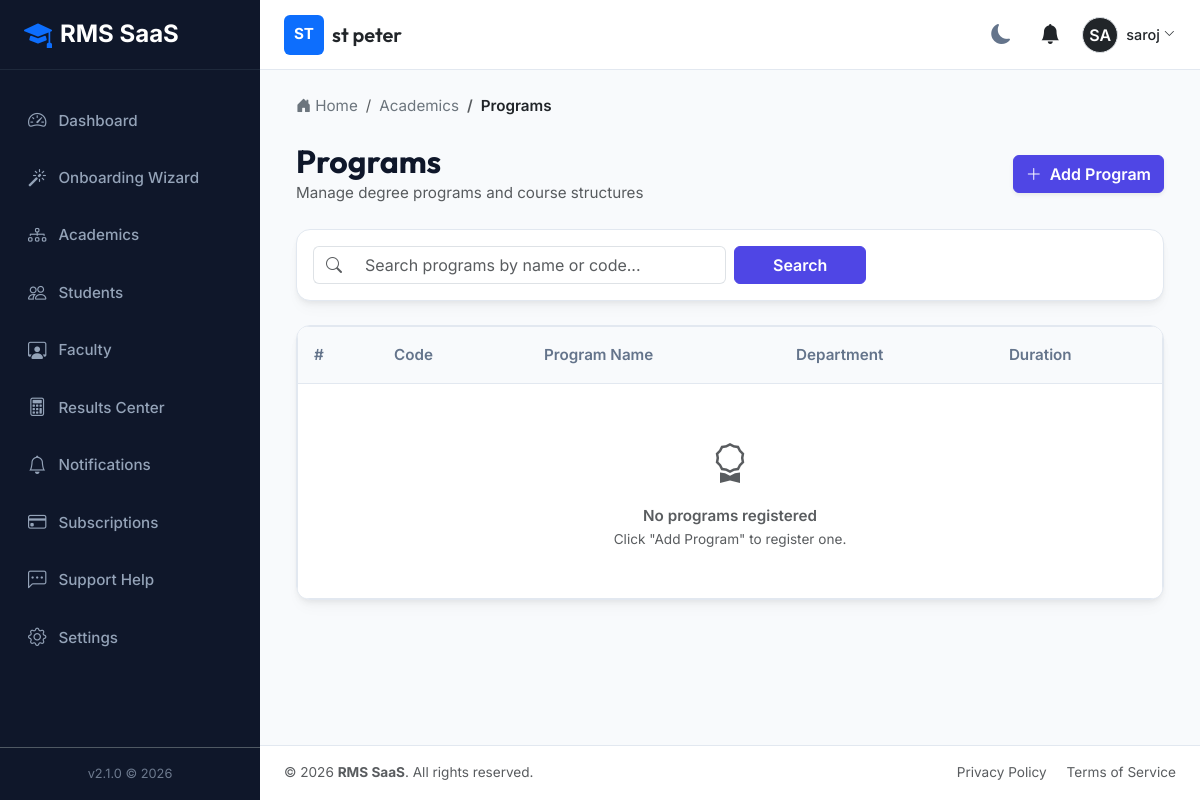
Page /academic/programs/ (signed in) on the committed database.
### tenants/models.py (models this page shows, shortened)
class Institution(models.Model):
    name = models.CharField(max_length=255)
    slug = models.SlugField(max_length=255, unique=True)
    contact_email = models.EmailField()
    contact_phone = models.CharField(max_length=20, blank=True, null=True)
    address = models.TextField(blank=True, null=True)
    logo = models.ImageField(upload_to='institution_logos/', blank=True, null=True)
    is_active = models.BooleanField(default=True)
    created_at = models.DateTimeField(auto_now_add=True)
    updated_at = models.DateTimeField(auto_now=True)

### accounts/models.py (models this page shows, shortened)
class User(AbstractUser):
    class Role(models.TextChoices):
        SUPER_ADMIN = 'SUPER_ADMIN', 'Super Admin'
        INSTITUTION_OWNER = 'INSTITUTION_OWNER', 'Institution Owner'
        INSTITUTION_ADMIN = 'INSTITUTION_ADMIN', 'Institution Admin'
        EXAM_CONTROLLER = 'EXAM_CONTROLLER', 'Examination Controller'
        HOD = 'HOD', 'Head of Department'
        FACULTY = 'FACULTY', 'Faculty'
        STUDENT = 'STUDENT', 'Student'
    role = models.CharField(max_length=30, choices=Role.choices, default=Role.STUDENT)
    institution = models.ForeignKey(
        'tenants.Institution',
        on_delete=models.SET_NULL,
        null=True,
        blank=True,
        related_name='users'
    )
    phone = models.CharField(max_length=20, blank=True, null=True)
    profile_picture = models.ImageField(upload_to='profile_pics/', blank=True, null=True)
    created_at = models.DateTimeField(auto_now_add=True)
    updated_at = models.DateTimeField(auto_now=True)
    @property
    def is_super_admin(self):
        return self.role == self.Role.SUPER_ADMIN or self.is_superuser
    @property
    def is_institution_admin(self):
        return self.role in [self.Role.INSTITUTION_OWNER, self.Role.INSTITUTION_ADMIN]

### academics/views.py (the view)
# urls.py: path('academic/programs/', views.program_list, name='program_list'),
@login_required
def program_list(request):
    inst = request.user.institution
    progs = Program.objects.filter(institution=inst).select_related('department')
    q = request.GET.get('q', '')
    if q:
        progs = progs.filter(name__icontains=q) | progs.filter(code__icontains=q)
    return render(request, 'academics/program_list.html', {
        'programs': progs,
        'q': q,
        'breadcrumbs': [{'name': 'Academics', 'url': '#'}, {'name': 'Programs', 'url': '#'}]
    })

### notifications/context_processors.py (called while the page is built)
def unread_notifications(request):
    if request.user.is_authenticated:
        unread_notifications = Notification.objects.filter(user=request.user, is_read=False).order_by('-created_at')
        return {
            'unread_notifications': unread_notifications,
            'unread_notifications_list': unread_notifications,
            'unread_notifications_count': unread_notifications.count()
        }
    return {}

### tenants/context_processors.py (called while the page is built)
def institution_context(request):
    context = {
        'current_institution': None,
        'institution_settings': None
    }
    if request.user.is_authenticated and not request.user.is_super_admin:
        if request.user.institution:
            context['current_institution'] = request.user.institution
            try:
                context['institution_settings'] = request.user.institution.settings
            except Exception:
                context['institution_settings'] = None
    return context

### templates/academics/program_list.html (shortened to what this page needs)
{% extends "base.html" %}
{% block content %}
<div class="d-flex justify-content-between align-items-center mb-4">
    <div>
        <h2 class="font-heading fw-bold m-0">Programs</h2>
        <p class="text-muted m-0">Manage degree programs and course structures</p>
    </div>
    {% if user.is_institution_admin %}
    <a href="{% url 'program_add' %}" class="btn btn-primary fw-semibold shadow-sm">
        <i class="bi bi-plus-lg me-1"></i> Add Program
    </a>
    {% endif %}
</div>
<div class="rms-card p-3 mb-4">
    <form method="GET" class="row g-2">
        <div class="col-md-6">
            <div class="input-group">
                <span class="input-group-text bg-transparent border-end-0"><i class="bi bi-search text-muted"></i></span>
                <input type="text" name="q" class="form-control border-start-0" placeholder="Search programs by name or code..." value="{{ q }}">
            </div>
        </div>
        <div class="col-md-2">
            <button type="submit" class="btn btn-primary w-100 fw-semibold">Search</button>
        </div>
    </form>
</div>
<div class="rms-card p-0 overflow-hidden">
    <div class="rms-table-responsive">
        <table class="table rms-table">
            <thead>
                <tr>
                    <th style="width: 80px;">#</th>
                    <th style="width: 150px;">Code</th>
                    <th>Program Name</th>
                    <th>Department</th>
                    <th>Duration</th>
                </tr>
            </thead>
            <tbody>
                {% for prog in programs %}
                <tr>
                    <td>{{ forloop.counter }}</td>
                    <td><span class="badge bg-secondary px-2.5 py-1.5 fs-7">{{ prog.code }}</span></td>
                    <td class="fw-medium">{{ prog.name }}</td>
                    <td>{{ prog.department.name }} ({{ prog.department.code }})</td>
                    <td>{{ prog.duration_years }} Years ({{ prog.duration_years|add:prog.duration_years }} Semesters)</td>
                </tr>
                {% empty %}
                <tr>
                    <td colspan="5" class="text-center py-5 text-muted">
                        <i class="bi bi-award fs-1 mb-2 d-block text-opacity-50"></i>
                        <p class="m-0 fw-semibold">No programs registered</p>
                        <p class="m-0 text-muted" style="font-size: 0.85rem;">Click "Add Program" to register one.</p>
                    </td>
                </tr>
                {% endfor %}
            </tbody>
        </table>
    </div>
</div>
{% endblock %}

### templates/partials/navbar.html (shortened to what this page needs)
<nav class="app-navbar no-print">
    <div class="d-flex align-items-center">
        {% if current_institution %}
            <div class="d-flex align-items-center">
                {% if current_institution.logo %}
                    <img src="{{ current_institution.logo.url }}" alt="{{ current_institution.name }} Logo" height="40" class="me-2 rounded">
                {% else %}
                    <div class="bg-primary text-white d-flex align-items-center justify-content-center rounded me-2" style="width: 40px; height: 40px; font-weight: bold;">
                        {{ current_institution.name|slice:":2"|upper }}
                    </div>
                {% endif %}
                <div>
                    <h5 class="m-0 text-dark font-heading">{{ current_institution.name }}</h5>
                </div>
            </div>
        {% else %}
            <h5 class="m-0 text-dark font-heading">RMS SaaS Platform</h5>
        {% endif %}
    </div>
    <div class="d-flex align-items-center gap-3">
        <button class="theme-toggle-btn" id="theme-toggle" title="Toggle Theme">
            <i class="bi bi-moon-fill"></i>
        </button>
        <div class="dropdown">
            <button class="btn btn-link position-relative text-dark p-1" type="button" id="notificationDropdown" data-bs-toggle="dropdown" aria-expanded="false">
                <i class="bi bi-bell-fill fs-5"></i>
            </button>
        </div>
        <div class="dropdown">
            <button class="btn btn-link d-flex align-items-center text-decoration-none p-0 text-dark" type="button" id="userProfileDropdown" data-bs-toggle="dropdown" aria-expanded="false">
                {% if user.profile_picture %}
                    <img src="{{ user.profile_picture.url }}" alt="{{ user.username }}" width="36" height="36" class="rounded-circle border">
                {% else %}
                    <div class="bg-dark text-white rounded-circle d-flex align-items-center justify-content-center border" style="width: 36px; height: 36px; font-weight: 600;">
                        {{ user.username|slice:":2"|upper }}
                    </div>
                {% endif %}
                <span class="ms-2 d-none d-md-inline" style="font-size: 0.9rem; font-weight: 500;">{{ user.get_full_name|default:user.username }}</span>
                <i class="bi bi-chevron-down ms-1" style="font-size: 0.7rem;"></i>
            </button>
        </div>
    </div>
</nav>

### static/css/styles.css (style rules this page uses)
:root { --bg-primary: #f8fafc; --bg-secondary: #ffffff; --text-primary: #0f172a; --text-secondary: #64748b; --border-color: #e2e8f0; --card-shadow: 0 4px 6px -1px rgba(0, 0, 0, 0.05), 0 2px 4px -1px rgba(0, 0, 0, 0.02), 0 10px 15px -3px rgba(0, 0, 0, 0.03); --sidebar-bg: #0f172a; --sidebar-text: #94a3b8; --sidebar-active-bg: #1e293b; --sidebar-active-text: #ffffff; --primary: #4f46e5; --primary-hover: #4338ca; --success: #10b981; --warning: #f59e0b; --danger: #ef4444; --info: #06b6d4; --font-heading: 'Outfit', sans-serif; --font-body: 'Inter', sans-serif; --radius-lg: 14px; --radius-md: 10px; --transition-fast: 0.2s ease; }
body { background-color: var(--bg-primary); color: var(--text-primary); font-family: var(--font-body); font-size: 0.95rem; line-height: 1.6; transition: background-color var(--transition-fast), color var(--transition-fast); }
h1, h2, h3, h4, h5, h6 { font-family: var(--font-heading); font-weight: 600; }
.app-navbar { background-color: var(--bg-secondary); border-bottom: 1px solid var(--border-color); height: 70px; padding: 0 1.5rem; display: flex; align-items: center; justify-content: space-between; }
.rms-card { background-color: var(--bg-secondary); border: 1px solid var(--border-color); border-radius: var(--radius-lg); box-shadow: var(--card-shadow); padding: 1.5rem; margin-bottom: 1.5rem; transition: transform var(--transition-fast), box-shadow var(--transition-fast); }
.rms-table-responsive { border: 1px solid var(--border-color); border-radius: var(--radius-md); background-color: var(--bg-secondary); overflow: hidden; }
.rms-table { margin: 0; }
.rms-table th { background-color: var(--bg-primary); color: var(--text-secondary); font-weight: 600; border-bottom: 1px solid var(--border-color); padding: 1rem; }
.rms-table td { padding: 1rem; vertical-align: middle; border-bottom: 1px solid var(--border-color); color: var(--text-primary); }
.rms-table tr:last-child td { border-bottom: none; }
.btn-primary { background-color: var(--primary); border-color: var(--primary); }
.theme-toggle-btn { cursor: pointer; background: none; border: none; color: var(--text-secondary); font-size: 1.25rem; padding: 0.5rem; border-radius: 50%; display: flex; align-items: center; justify-content: center; transition: all var(--transition-fast); }

### rows in the picture
Institution: name "ST", name "st peter"
User: username "SA", get_full_name "saroj"

### other values in the picture
{{ crumb.name }} "Academics"
{{ crumb.name }} "Programs"
